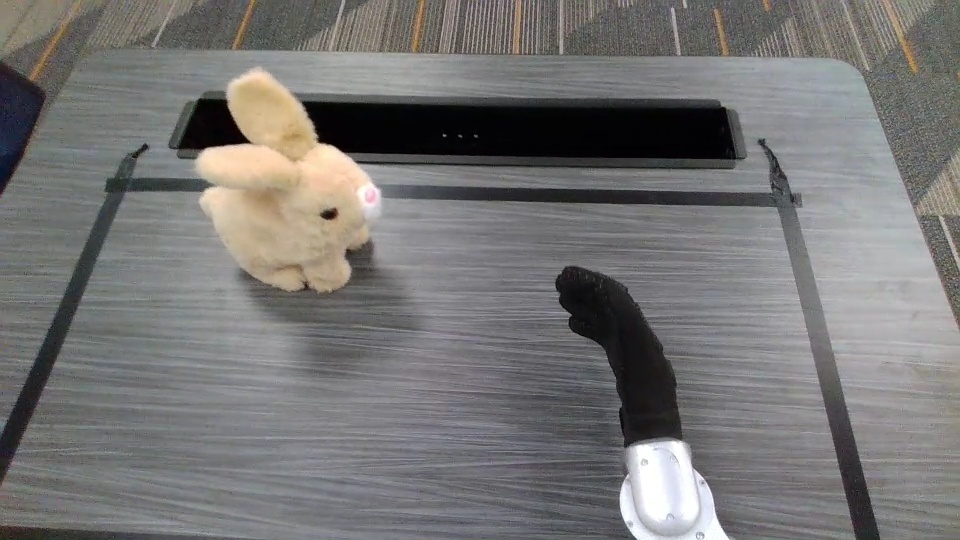
#> input picture docs/presentation/assets/real/real_xr_demo_060.jpg, 960 x 540 px
$ python -i audit_sim_real_visuals.py   (imports and definitions only)
#> lines starting #> are read from the running program, lines starting #| are printed output that depends on the picture
#!/usr/bin/env python3
"""Produce a deterministic sim-to-real image audit and paired montage."""

from __future__ import annotations

import argparse
import json
from pathlib import Path

import numpy as np
from PIL import Image, ImageDraw


IMAGE_SUFFIXES = {".jpg", ".jpeg", ".png", ".webp"}


def image_paths(root: Path) -> list[Path]:
    return sorted(path for path in root.rglob("*") if path.suffix.lower() in IMAGE_SUFFIXES)


def preprocess(path: Path) -> np.ndarray:
    image = Image.open(path).convert("RGB")
#> image is the input picture: PIL image 960x540 RGB; mean R, G, B 118, 116.9, 116.3
    width, height = image.size
#> width = 960; height = 540
    side = min(width, height)
#> side = 540
    left = (width - side) // 2
#> left = 210
    top = (height - side) // 2
#> top = 0
    image = image.crop((left, top, left + side, top + side))
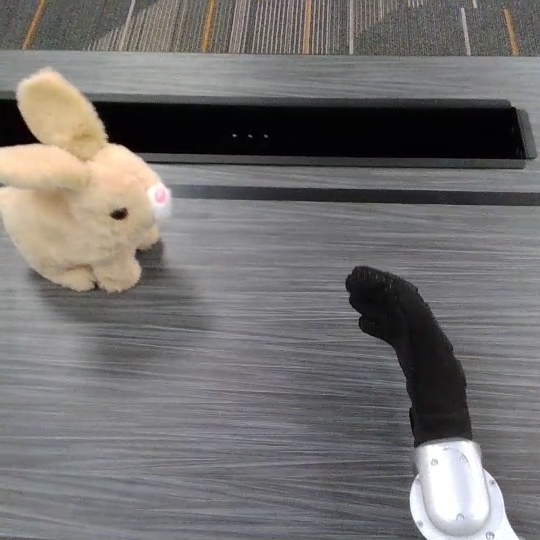
#> image: PIL image 540x540 RGB; mean R, G, B 114.3, 111.9, 111.2
    return np.asarray(image.resize((224, 224), Image.Resampling.LANCZOS), dtype=np.float32) / 255.0


# [12 lines left out: function stats, not called in this run]


def euclidean_gap(left: object, right: object) -> float:
    return round(float(np.linalg.norm(np.asarray(left) - np.asarray(right))), 6)


# [82 lines left out: functions landmark_audit, verify_train_only, montage, main, not called in this run]


# [2 lines not run here, left out]

>>> result = preprocess('../docs/presentation/assets/real/real_xr_demo_060.jpg')

$ run again, on docs/presentation/assets/real/real_xr_demo_150.jpg
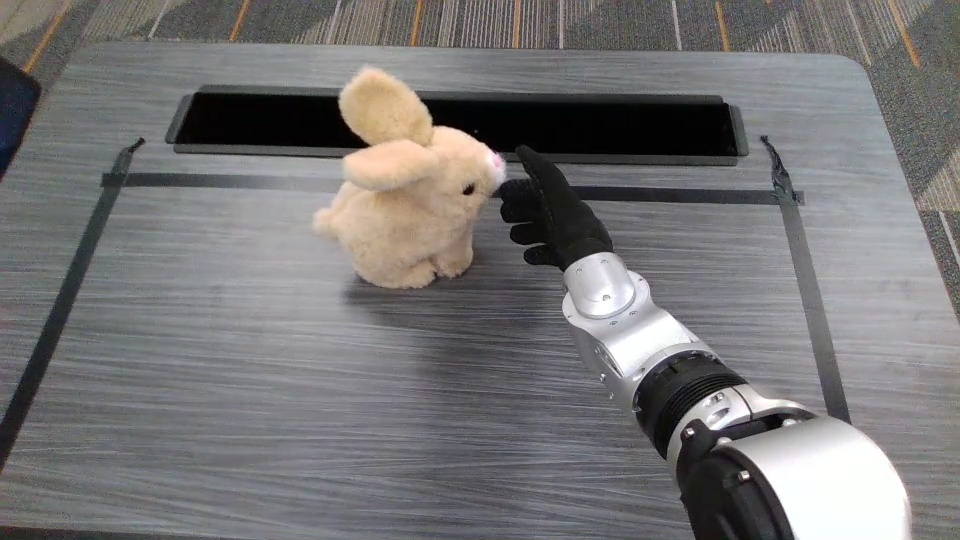
#> input picture docs/presentation/assets/real/real_xr_demo_150.jpg, 960 x 540 px
#> in preprocess, image is the input picture: PIL image 960x540 RGB; mean R, G, B 117.4, 116, 116.6
#> in preprocess, `image = image.crop((left, top, left + side, top + side))`:
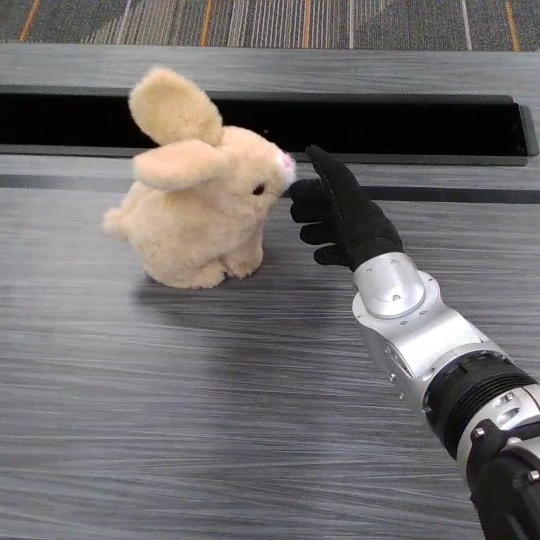
#> image: PIL image 540x540 RGB; mean R, G, B 110.7, 107.8, 108.1
